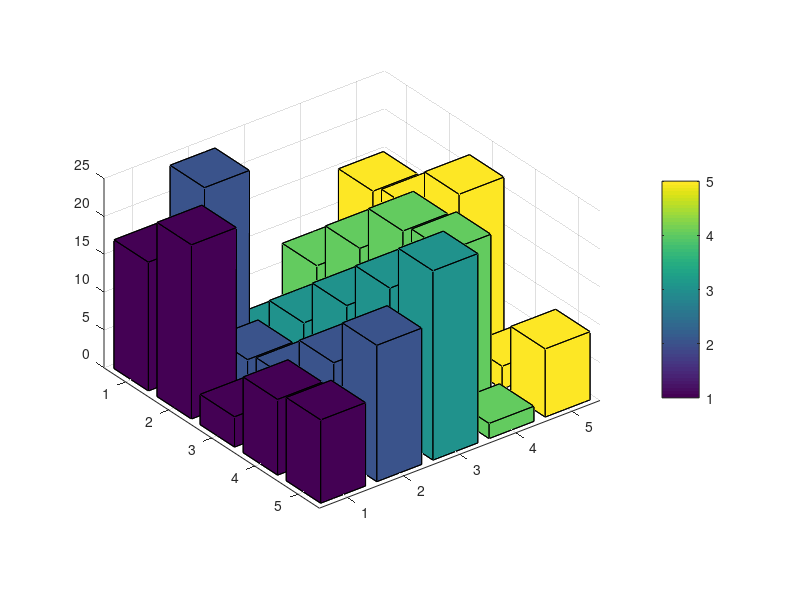

Here is the MATLAB script that generated this plot: (Note: this script raises an error after producing the figure.)
Z = magic(5);
b = bar3(Z);
colorbar
for k = 1:length(b)
    zdata = b(k).ZData;
    b(k).CData = zdata;
    b(k).FaceColor = 'interp';
end